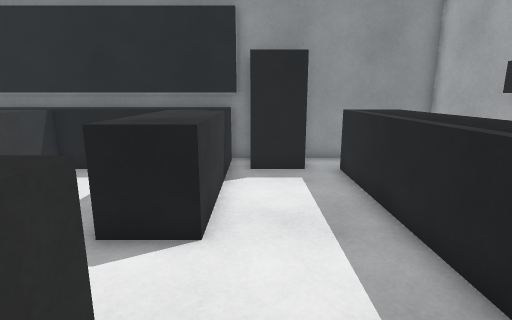
View 1 (above)

16 first-person views from a walk through a scene from a Unity 3-D project. The camera is 1.4 m above the floor, tilts 12° down and sees 80° across. The floor is counted in squares, 0.5 m on a side. Each view is taken from the middle of a square. On the plan, view 1 faces up. The plan holds only what a view shows up to about 20 squares ahead; the rest is blank. The place goes on beyond the plan.

View 2
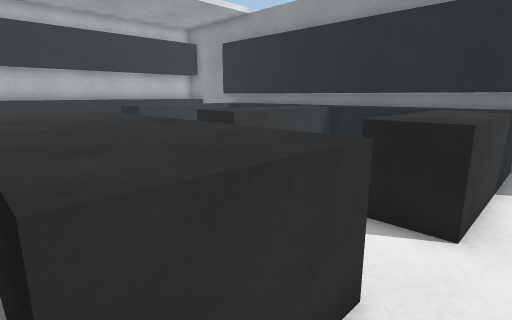

View 3
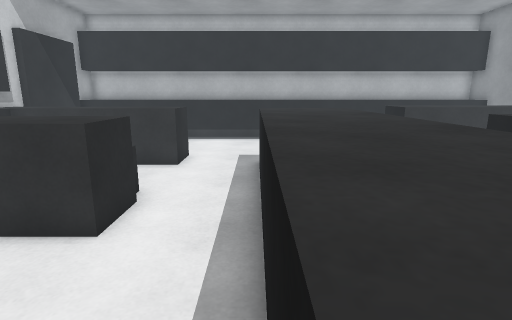

View 4
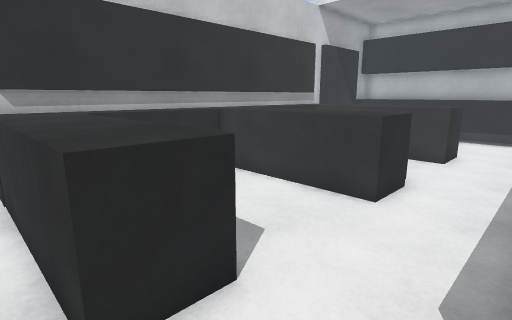

View 5
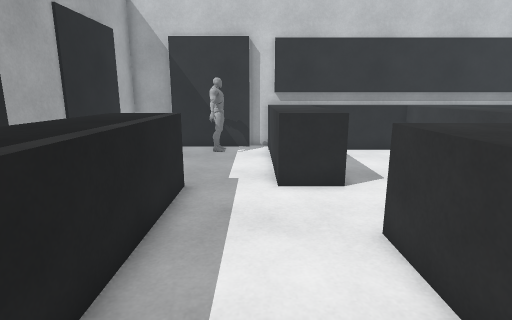

View 6
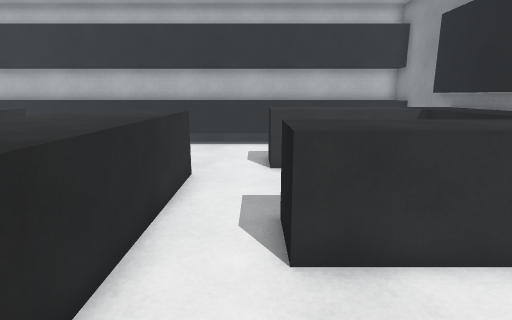

View 7
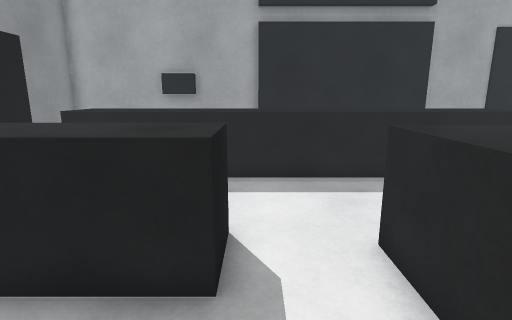

View 8
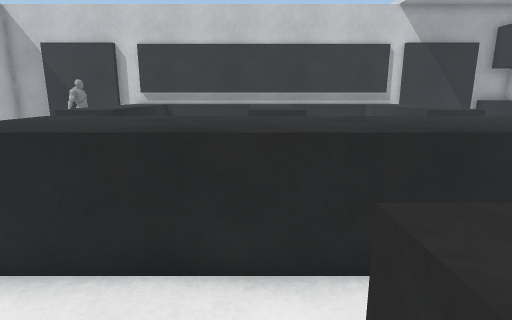

View 9
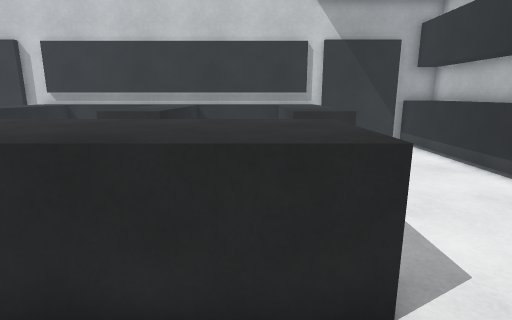

View 10
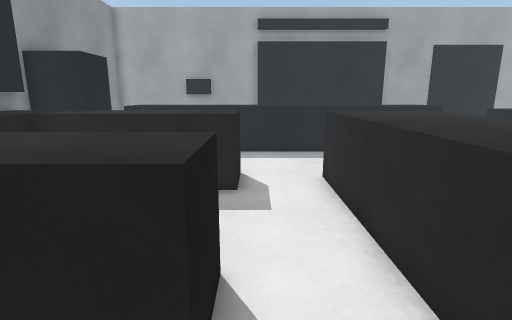

View 11
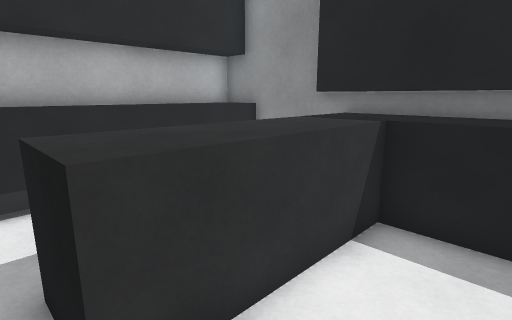

View 12
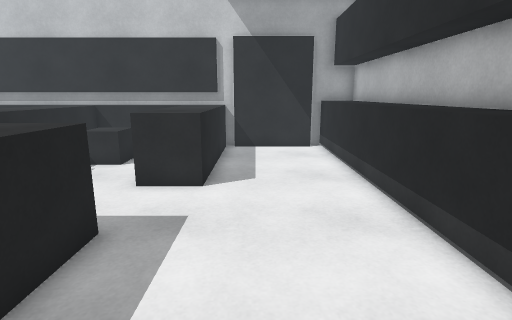

View 13
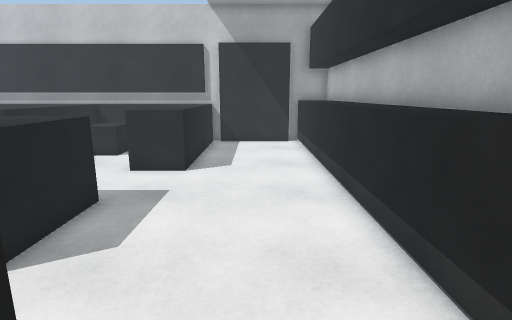

View 14
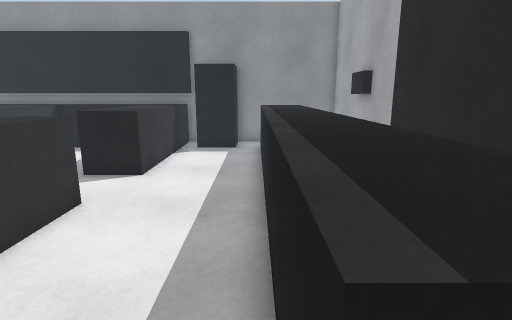

View 15
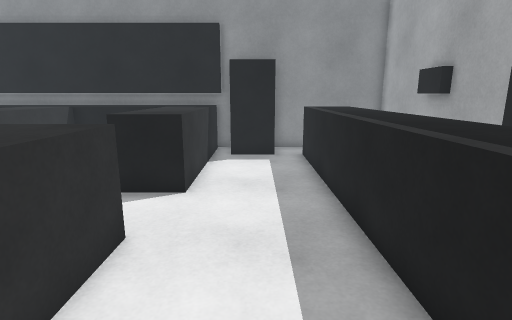

View 16
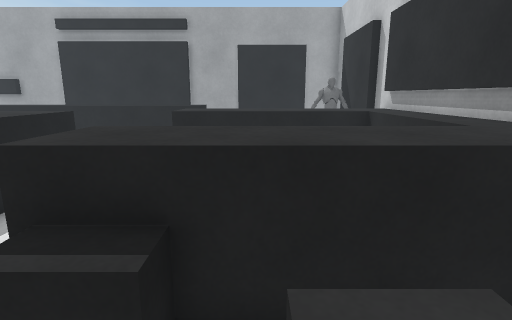

### Floor plan
Key: @ floor where view 1 was taken; # wall or solid block; . floor; = window, fence, low wall or low ledge; ^ raised ledge; O other object.
Columns run from 22 left of view 1 to 8 right of it. Each row starts with its distance up from view 1.
 14 ###############################
 13 #=   ^^^^^^^^^^^^^^^^^O O..   #
 12 #=   ^^^^^^^^^^^^^^^^^OOO.    #
 11 #=   ^^^...  ^^..  ^^^OO.^^^  #
 10 #=   ^^^...  ^^..  ^^^...^^^  #
  9 #=   ^^^...  ^^... ^^^...^^^ ##
  8 #=   ^^^..   ^^....^^^...^^^ ##
  7 #=  .^^^.   ^^^....^^^...^^^  #
  6 #=...^^^....^^^....^^^...^^^  #
  5 #=.......................^^^ ##
  4 #=.......................^^^ #
  3 #=.......................^^^ #
  2 #=......^^^^^^^^^^^^^....^^^ #
  1 #=......^^^^^^^^^^^^^....^^^ #
  0 #=......^^^^^^^^^^^^^.@..^^^ #
 -1 #=.......^^^^^^^^^^^^....^^^ #
 -2 #=.......................^^^ #
 -3 #=.......................^^^ ##
 -4 #=.....^^....O^^.....^^..^^^  #
 -5 #=.....^^^..OO^^....^^^...    #
 -6 #=.....^^^..OO^^....^^^....   #
 -7 #=.....^^^.OO^^^....^^^....   #
 -8 #=.....^^^.OO^^^....^^^....   #
 -9 #=.....^^^ OO^^^....^^^....   #
-10 #=.....^^^   ^^^....^^^..#.   #
-11 #=.....^^^^^^^^^^^^^^^^..#..  #
-12 ###############################

Where each view was taken, in squares from view 1:
view 1: 0 up, 0 right, facing up
view 2: 1 down, 0 right, facing up-left
view 3: 1 down, 1 left, facing left
view 4: 1 down, 1 right, facing down-left
view 5: 5 up, 1 right, facing down
view 6: 5 up, 3 left, facing left
view 7: 5 up, 7 left, facing right
view 8: 7 up, 7 left, facing down
view 9: 6 up, 12 left, facing down
view 10: 5 up, 12 left, facing right
view 11: 5 up, 12 left, facing up-left
view 12: 5 up, 17 left, facing down
view 13: 7 up, 18 left, facing down
view 14: 5 down, 3 right, facing up
view 15: 3 down, 1 right, facing up
view 16: 7 down, 12 left, facing right
